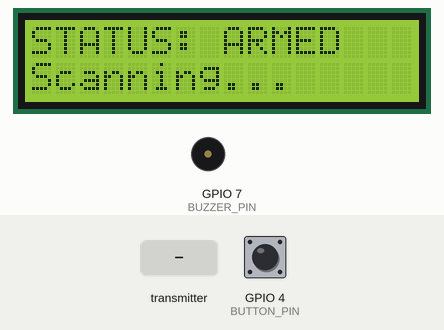
A sketch run on a simulated ESP32-S3. Parts: 16×2 character LCD, buzzer (waves = sounding). The test bench sets the inputs (shaded band); at power-on: GPIO 4 (BUTTON_PIN) HIGH. WiFi joins after 1.5 s; servers stay silent unless stated; what the sketch prints to the serial monitor is not drawn.

Above: at 2.2 s.
2.3 s: the transmitter starts sending eventType = ULTRASONIC
At 3.5 s:
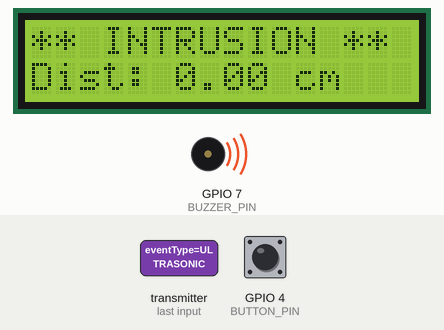
3.8 s: GPIO 4 (BUTTON_PIN) pulled LOW for 0.15 s
At 5.0 s:
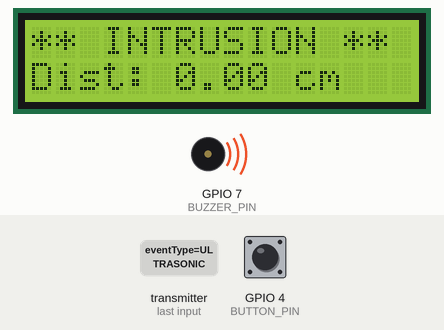
5.4 s: the transmitter starts sending eventType = RFID
At 6.0 s:
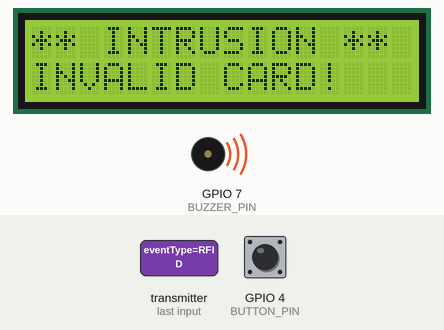
6.9 s: GPIO 4 (BUTTON_PIN) pulled LOW for 1 s
At 9.1 s:
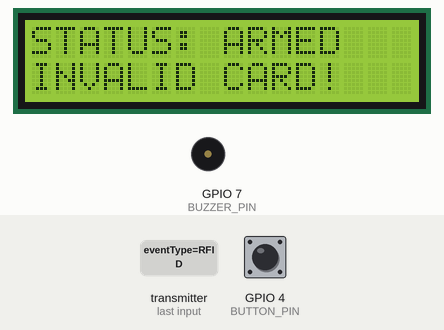
Timing chart, 0 to 10.6 s (numbered marks = the images above; inputs shaded):
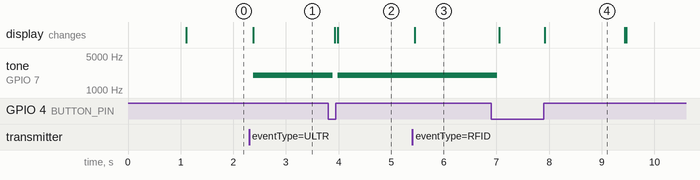

The sketch:

FinalProject_controller.ino
```cpp
/**
* @file FinalProject_controller.ino
* @author Amith Chivukula
* @date June 5, 2026
* @version 1.0
* * @brief Central Controller Node (Node 2) for the Distributed Secure Entry System
* * This file implements the primary application host logic on the second ESP32-S3.
* It establishes an ESP-NOW wireless receiver to consume security events from Node 1.
* Incoming packets are pushed into a FreeRTOS queue where a state machine manages access
* control windows, intrusion states, and updates the UI elements (LCD + Buzzer).
*/

// ===================== Includes =====================
#include <LiquidCrystal_I2C.h>
#include <Wire.h>
#include <WiFi.h>
#include <esp_now.h>


// ===================== Macros & Constants =====================
#define BUTTON_PIN 4  /**<GPIO PIN connected to system arm/disarm button */
#define BUZZER_PIN 7 /**<GPIO PIN connected to Piezo alarm buzzer */
#define AUTHORIZED_CARD_COUNT 2 /**<Total count of keys stored locally*/
#define I2C_SDA 8
#define I2C_SCL 9


// ===================== Global Variables =====================

LiquidCrystal_I2C lcd(0x27, 16, 2); // Initialize the LCD

// TODO: Update Node 2 MAC address
uint8_t node2Address[] = {0x80, 0xB5, 0x4E, 0xE3, 0x0F, 0x04};
/**
* @struct struct_message
* @brief Network packet matching node 1's data serialization
*/
typedef struct struct_message {
  char eventType[12]; /**<Flag mapping the source sensor RFID or ULTRASONIC */
  float distance; /**<Raw proximity distance value in cm or -1*/
  char uid[20];  /**< RFID token string*/
} struct_message;

struct_message incomingData;

QueueHandle_t securityQueue;

TaskHandle_t StateMachineTaskHandle = NULL;

/**
* @enum SystemState
* @brief States repersenting the FSM tracking secura access
*/
enum SystemState{
  SYSTEM_ARMED,
  ACCESS_GRANTED,
  BREACH_ALARM
};

SystemState currentState = SYSTEM_ARMED;

const String authorizedCards[AUTHORIZED_CARD_COUNT] = {
  "A1B2C3D4",
  "ECE12345"
};

// ===================== Function Prototypes =====================
void onDataRecv(const esp_now_recv_info *info, const uint8_t *incomingData, int len);
void stateMachineTask(void* pvParameters);

// ===================== Function Implementations =====================

/**
* @brief ESP-NOW Packet Reception Callback (ISR Context)
* * Automatically executed at hardware link whenever a peer node broadcasts
* an RF packet matching this device's MAC address. Copies the mem struct and
* hands it off to the async FSM
* *  @param info Pointer to the esp_now_recv_info struct metadata
* @param incomingData Pointer to buffer received
* @param len Total size of incoming buffer in bytes
* @return void
*/
void onDataRecv(const esp_now_recv_info *info, const uint8_t *incomingData, int len){
  struct_message packet;

  memcpy(&packet, incomingData, sizeof(packet));
  xQueueSendFromISR(securityQueue, &packet, NULL); // non-blocking thread-safe from ISR
}

/**
* @brief Core 1 Security FSM and UI Management.
* * Operates at ~50Hz. Evals SW debounced reset switch, parses telem payloads from data queue,
* manages FSM state transitions, toggles alarm, and updates LCD display.
* * @param pvParameters FreeRTOS param pointer config (unused).
* @return void
*/
void stateMachineTask(void *pvParameters){
  struct_message receivedMsg;

  // Initial Layout
  lcd.setCursor(0, 0);
  lcd.print("STATUS: ARMED  ");
  lcd.setCursor(0, 1);
  lcd.print("Scanning...    ");

  while(1){
    // UI Elements
    if (digitalRead(BUTTON_PIN) == LOW){
      vTaskDelay(pdMS_TO_TICKS(50));
      if (digitalRead(BUTTON_PIN)  == LOW){
        Serial.println("[BUTTON DEBUG] Physical button press detected!");
        if (currentState == BREACH_ALARM){
          Serial.println("[Core 1] Manual Reset Button Pressed. Re-arming system.");
          ledcWriteTone(BUZZER_PIN, 0);
          currentState = SYSTEM_ARMED;
          lcd.clear();
          lcd.setCursor(0, 0);
          lcd.print("STATUS: ARMED  ");
          lcd.setCursor(0, 1);
          lcd.print("System Reset!    ");
        }
        // Avoid multi-triggering while user holds buttond own
        while(digitalRead(BUTTON_PIN) == LOW){
          vTaskDelay(pdMS_TO_TICKS(10));
        }
      }
    }

    // Network data processing + FSM
    if (xQueueReceive(securityQueue, &receivedMsg, pdMS_TO_TICKS(20)) == pdTRUE){
      String event = String(receivedMsg.eventType);

      // Evaluate incoming RFID creds
      if (event == "RFID"){
        String scannedUid = String(receivedMsg.uid);
        Serial.printf("[Core 1] Processing RFID Event for UID: %s\n", scannedUid.c_str());

        bool matched = false;
        for (int i = 0; i < AUTHORIZED_CARD_COUNT; i++){
          if (scannedUid == authorizedCards[i]){
            matched = true;
            break;
          }
        }
        if (matched){
          currentState = ACCESS_GRANTED;
          lcd.clear();
          lcd.setCursor(0, 0);
          lcd.print("ACCESS GRANTED  ");
          lcd.setCursor(0, 1);
          lcd.print("UID: ");
          lcd.print(scannedUid);

          // keep open for 4000ms before re-arming
          vTaskDelay(pdMS_TO_TICKS(4000));

          currentState = SYSTEM_ARMED;
          lcd.clear();
          lcd.setCursor(0, 0);
          lcd.print("STATUS: ARMED  ");
          lcd.setCursor(0, 1);
          lcd.print("Scanning...    ");
        }
        else{
          // Log unauthorized access attempt
          Serial.printf("[Core 1] WARNING: Unauthorized Card Read: %s\n", scannedUid.c_str());
          lcd.setCursor(0, 1);
          lcd.print("INVALID CARD!  ");
          vTaskDelay(pdMS_TO_TICKS(1500));

          if (currentState == SYSTEM_ARMED){
            lcd.setCursor(0, 1);
            lcd.print("Scanning...   ");
          }
        }
      }

      // Eval ultrasonic telem
      else if (event == "ULTRASONIC"){
        Serial.printf("[Core 1] Processing potential breach. Distance: %.2f cm\n", receivedMsg.distance);
        if (currentState == SYSTEM_ARMED){
          currentState = BREACH_ALARM;
          lcd.clear();
          lcd.setCursor(0, 0);
          lcd.print("** INTRUSION **");
          lcd.setCursor(0, 1);
          lcd.print("Dist: ");
          lcd.print(receivedMsg.distance);
          lcd.print(" cm");

          // The buzzer will stay on until the reset button is hit as an ack.
          ledcWriteTone(BUZZER_PIN, 2000);
        }
      }
    }
    vTaskDelay(pdMS_TO_TICKS(20)); // Target 50Hz scheduling
  }
}

/**
 * @brief Temporary Simulation Task to mimic Node 1 wireless payloads for offline testing.
 * Pushes mock RFID and Ultrasonic events into the queue every few seconds.
 * * @param pvParameters FreeRTOS param pointer config (unused).
 */
void offlineSimulationTask(void *pvParameters) {
  struct_message mockPacket;

  while(1) {
    // ---- Test Case A: Simulate a Valid RFID Swipe ----
    Serial.println("[Sim] Sending valid RFID card event to queue...");
    strcpy(mockPacket.eventType, "RFID");
    strcpy(mockPacket.uid, "A1B2C3D4"); // Matches what's in the list
    mockPacket.distance = -1.0;

    xQueueSend(securityQueue, &mockPacket, 0);
    vTaskDelay(pdMS_TO_TICKS(10000)); // Wait 10 seconds

    // ---- Test Case B: Simulate an Unauthorized Intrusion ----
    Serial.println("[Sim] Sending Ultrasonic breach event to queue...");
    strcpy(mockPacket.eventType, "ULTRASONIC");
    strcpy(mockPacket.uid, "N/A");
    mockPacket.distance = 23.4; // Simulates an object sitting at 23.4 cm

    xQueueSend(securityQueue, &mockPacket, 0);
    vTaskDelay(pdMS_TO_TICKS(12000)); // Wait 12 seconds before repeating
  }
}

void setup() {
  Serial.begin(115200);
  delay(1000);

  pinMode(BUTTON_PIN, INPUT_PULLUP);
  pinMode(BUZZER_PIN, OUTPUT);
  digitalWrite(BUZZER_PIN, LOW);

  ledcAttach(BUZZER_PIN, 2000, 8);

  Wire.begin(I2C_SDA, I2C_SCL);
  lcd.init();
  lcd.backlight();
  lcd.setCursor(0, 0);
  lcd.print("Booting...  ");

  // WiFi stack
  WiFi.mode(WIFI_STA);
  WiFi.STA.begin();
  WiFi.disconnect();

  Serial.print("Controller Board MAC Address: ");
  Serial.println(WiFi.macAddress());

  if (esp_now_init() != ESP_OK){
    Serial.println("Fatal: ESP-NOW Fwk Init Failed");
    lcd.setCursor(0, 1);
    lcd.print("ESP-NOW ERROR  ");
    return;
  }

  // Register background consumer
  esp_now_register_recv_cb(onDataRecv);

  securityQueue = xQueueCreate(10, sizeof(struct_message));

  xTaskCreatePinnedToCore(
    stateMachineTask,
    "StateMachineTask",
    4096,
    NULL,
    2,
    &StateMachineTaskHandle,
    1
  );


  Serial.println("Node 2 Init Done");

  // Spawn the offline simulation task on Core 0 to act as our "virtual" partner node
  // xTaskCreatePinnedToCore(offlineSimulationTask, "SimTask", 2048, NULL, 1, NULL, 0);
}

void loop() {
  // put your main code here, to run repeatedly:
  vTaskDelay(pdMS_TO_TICKS(1000)); // yield peremanently
}
```

Measured:
- after the input at 2.3 s, tone on GPIO 7 (BUZZER_PIN): silent → 2000 Hz after 0.08 s; the display: changes after 0.08 s (image 1)
- after the input at 3.8 s, tone on GPIO 7 (BUZZER_PIN): 2000 Hz → silent after 0.09 s, → 2000 Hz 0.09 s later; the display: first changes after 0.12 s (image 2 shows a later state)
- after the input at 5.4 s, the display: changes after 0.05 s (image 3)
- after the input at 6.9 s, tone on GPIO 7 (BUZZER_PIN): 2000 Hz → silent after 0.12 s; the display: first changes after 0.15 s (image 4 shows a later state)
